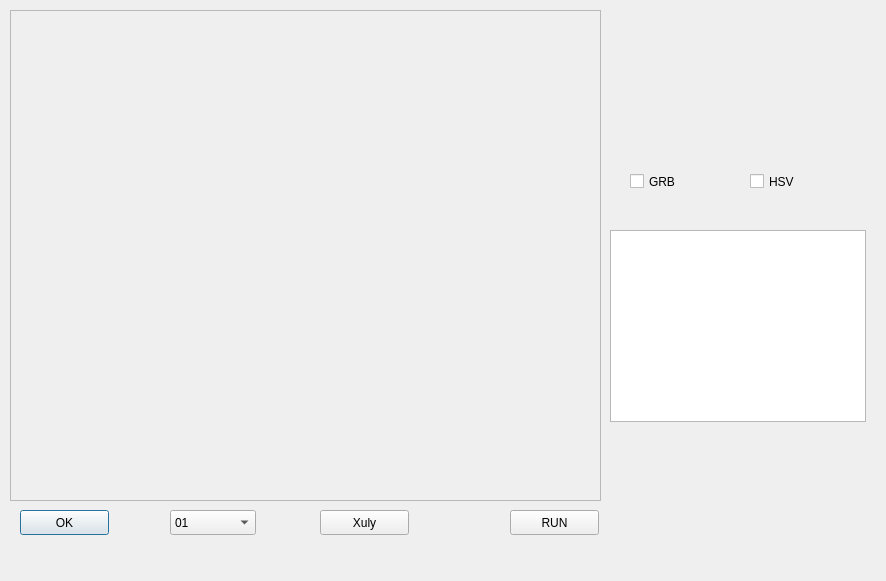
<?xml version="1.0" encoding="UTF-8"?>
<ui version="4.0">
 <class>detecton_clor_Dialog</class>
 <widget class="QDialog" name="detecton_clor_Dialog">
  <property name="geometry">
   <rect>
    <x>0</x>
    <y>0</y>
    <width>886</width>
    <height>581</height>
   </rect>
  </property>
  <property name="baseSize">
   <size>
    <width>3</width>
    <height>3</height>
   </size>
  </property>
  <property name="windowTitle">
   <string>Dialog</string>
  </property>
  <widget class="QPushButton" name="pushButton">
   <property name="geometry">
    <rect>
     <x>20</x>
     <y>510</y>
     <width>89</width>
     <height>25</height>
    </rect>
   </property>
   <property name="text">
    <string>OK</string>
   </property>
  </widget>
  <widget class="QComboBox" name="comboBox">
   <property name="geometry">
    <rect>
     <x>170</x>
     <y>510</y>
     <width>86</width>
     <height>25</height>
    </rect>
   </property>
   <item>
    <property name="text">
     <string>01</string>
    </property>
   </item>
   <item>
    <property name="text">
     <string>02</string>
    </property>
   </item>
   <item>
    <property name="text">
     <string>03</string>
    </property>
   </item>
   <item>
    <property name="text">
     <string>04</string>
    </property>
   </item>
  </widget>
  <widget class="QCheckBox" name="checkBox">
   <property name="geometry">
    <rect>
     <x>630</x>
     <y>170</y>
     <width>92</width>
     <height>23</height>
    </rect>
   </property>
   <property name="text">
    <string>GRB</string>
   </property>
  </widget>
  <widget class="QCheckBox" name="checkBox_2">
   <property name="geometry">
    <rect>
     <x>750</x>
     <y>170</y>
     <width>92</width>
     <height>23</height>
    </rect>
   </property>
   <property name="text">
    <string>HSV</string>
   </property>
  </widget>
  <widget class="QTableWidget" name="tableWidget">
   <property name="geometry">
    <rect>
     <x>610</x>
     <y>230</y>
     <width>256</width>
     <height>192</height>
    </rect>
   </property>
   <property name="baseSize">
    <size>
     <width>3</width>
     <height>3</height>
    </size>
   </property>
  </widget>
  <widget class="QPushButton" name="xulyanh_pushButton">
   <property name="geometry">
    <rect>
     <x>320</x>
     <y>510</y>
     <width>89</width>
     <height>25</height>
    </rect>
   </property>
   <property name="text">
    <string>Xuly</string>
   </property>
  </widget>
  <widget class="QPushButton" name="detect_color_run_pushButton">
   <property name="geometry">
    <rect>
     <x>510</x>
     <y>510</y>
     <width>89</width>
     <height>25</height>
    </rect>
   </property>
   <property name="text">
    <string>RUN</string>
   </property>
  </widget>
  <widget class="QScrollArea" name="scrollArea">
   <property name="geometry">
    <rect>
     <x>10</x>
     <y>10</y>
     <width>591</width>
     <height>491</height>
    </rect>
   </property>
   <property name="widgetResizable">
    <bool>true</bool>
   </property>
   <widget class="QWidget" name="scrollAreaWidgetContents">
    <property name="geometry">
     <rect>
      <x>0</x>
      <y>0</y>
      <width>589</width>
      <height>489</height>
     </rect>
    </property>
   </widget>
  </widget>
 </widget>
 <resources/>
 <connections/>
</ui>
